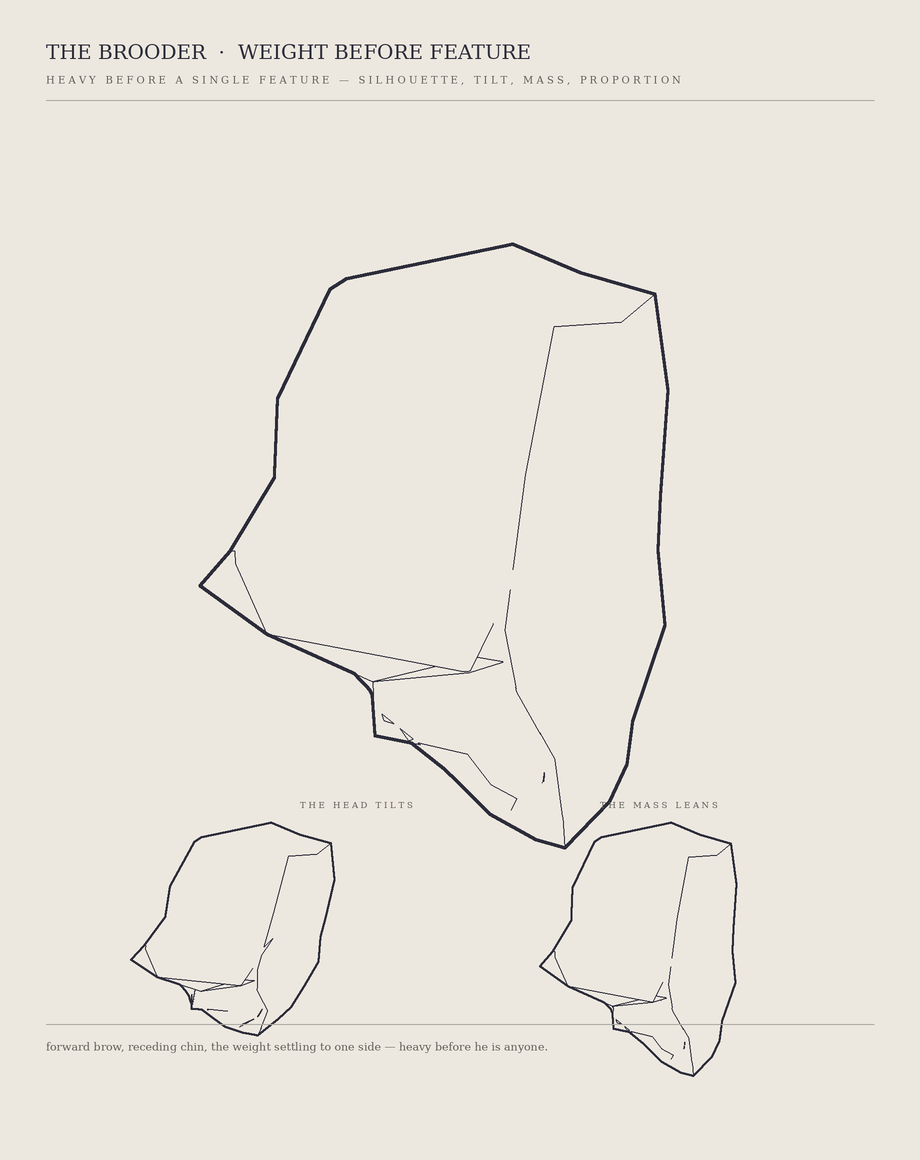

This figure's Python source:
"""
THE BROODER · WEIGHT BEFORE FEATURE  (Sketch 101, 2026-05-30)
Professor: "The head tilts; the person doesn't. The geometry says '/', the psychology doesn't
yet. This is where visual gravity enters — not construction, not anatomy, not proportion.
WEIGHT." Assignment: one head, make it feel HEAVY before a single feature, using only
silhouette, tilt, mass distribution, proportion. Two of his structural notes folded in:
 - DIFFERENT ARCHITECTURE, not bigger knobs: the brooder's organizing principle is a
   FORWARD-PROJECTING BROW MASS over a RECEDING LOWER FACE (heavy front-top, weak chin).
 - the model is SYMMETRIC, so weight needs DESIGN to enter: a gravitational DEFORM breaks
   symmetry — the lower mass settles and leans to one side, the heavy side sags, and the
   head hangs forward, so the MASS leans rather than the geometry merely rotating.
Still line-only, no features. The small pair at the bottom is the lesson itself: the same
skull TILTED (geometry only) vs LEANING (mass settled).
"""
import os, math
import numpy as np
from PIL import Image, ImageDraw, ImageFont

OUT="/sessions/nifty-keen-cerf/mnt/hessentials/illustration/loomis"
W,H,SS=920,1160,2
PAPER=(237,232,223); INK=(44,44,58); FAINT=(171,168,161); LABEL=(96,94,90)
CREASE=math.radians(54); FOC=380.0

def Rx(a): c,s=math.cos(a),math.sin(a); return np.array([[1,0,0],[0,c,-s],[0,s,c]])
def Ry(a): c,s=math.cos(a),math.sin(a); return np.array([[c,0,s],[0,1,0],[-s,0,c]])
def Rz(a): c,s=math.cos(a),math.sin(a); return np.array([[c,-s,0],[s,c,0],[0,0,1]])
def rad(d): return math.radians(d)
def Av(*p): return np.array(p,float)
def mir(p): return np.array((-p[0],p[1],p[2]),float)

APEX=(0,-130,-30)
RINGS=[
 (-108,42,28,0,-64,-94,52,66),(-60,58,60,2,-72,-110,58,75),(-6,74,78,10,-68,-114,60,78),
 (18,60,76,14,-60,-104,60,78),(40,64,72,12,-46,-94,64,72),(80,62,54,6,-22,-76,47,55),
 (104,54,48,10,-8,-60,40,44),(120,46,42,13,2,-46,20,22)]
BASE=(0,128,20)
def ring_verts(r):
    y,zf,zc,zs,zb,zbk,ax,wx=r
    return [Av(0,y,zf),Av(ax,y,zc),Av(wx,y,zs),Av(ax,y,zb),Av(0,y,zbk),Av(-ax,y,zb),Av(-wx,y,zs),Av(-ax,y,zc)]
V={
 'hair_c':(0,-64,64),'hair_o':(60,-52,32),
 'browC_c':(0,-5,95),'browC_r':(42,-5,89),'browC_o':(60,-2,60),
 'browU_c':(0,15,79),'browU_r':(38,15,75),'browU_o':(56,15,51),
 'skBot_r':(50,33,59),'skMedB_r':(22,35,71),
 'nRoot_c':(0,5,86),'nTip_c':(0,52,100),'nSide_r':(13,35,80),'nWing_r':(25,60,74),'nBase_c':(0,63,83),
 'zygo_r':(60,32,64),'cheekE_r':(67,30,22),'cheekL_r':(44,66,58),'mC_r':(30,82,66),
 'lipB_c':(0,94,80),'lipB_r':(22,93,70),
 'chT_c':(0,104,70),'chT_r':(18,104,60),'ch_c':(0,120,54),'ch_r':(13,118,48),
}
MASK=[
 ['hair_c','hair_o','browC_o','browC_c'],
 ['browC_c','browC_r','browU_r','browU_c'], ['browC_r','browC_o','browU_o','browU_r'],
 ['browU_c','browU_r','skMedB_r','nRoot_c'], ['browU_r','browU_o','skBot_r','skMedB_r'],
 ['nRoot_c','nTip_c','nSide_r'], ['nSide_r','nTip_c','nWing_r'], ['nTip_c','nWing_r','nBase_c'],
 ['nRoot_c','nSide_r','skMedB_r'], ['nSide_r','nWing_r','skMedB_r'],
 ['browU_o','cheekE_r','zygo_r'], ['browU_o','zygo_r','skBot_r'],
 ['skBot_r','zygo_r','cheekL_r'], ['skMedB_r','skBot_r','cheekL_r'],
 ['skMedB_r','cheekL_r','mC_r','nWing_r'], ['zygo_r','cheekE_r','cheekL_r'],
 ['nBase_c','nWing_r','mC_r','lipB_r'], ['nBase_c','lipB_r','lipB_c'],
 ['lipB_c','lipB_r','chT_r','chT_c'], ['chT_c','chT_r','ch_r','ch_c'],
 ['lipB_r','mC_r','cheekL_r','chT_r'], ['chT_r','cheekL_r','ch_r'],
]
CHIN={'chT_c','chT_r','ch_c','ch_r','lipB_c','lipB_r'}

def make_faces(ch):
    g=lambda k:ch.get(k,1.0); g0=lambda k:ch.get(k,0.0)
    cran_h,cran_w,cran_back=g('cran_h'),g('cran_w'),g('cran_back')
    face_h,jaw_w,jaw_h=g('face_h'),g('jaw_w'),g('jaw_h')
    brow,nose_len,nose_proj,cheek=g('brow'),g('nose_len'),g('nose_proj'),g('cheek')
    brow_fwd,chin_recede=g0('brow_fwd'),g0('chin_recede')
    def ty(y):
        if y<=-6: return y*cran_h
        yy=-6+(y+6)*face_h
        if y>80: yy+=(jaw_h-1.0)*(y-80)*face_h
        return yy
    def xs(y):
        if y<-6: return cran_w
        if y>60: return jaw_w
        if 25<=y<=45: return cheek
        return 1.0
    nR=ty(5)
    def warpV(name,x,y,z):
        nx=x*xs(y); ny=ty(y); nz=z
        if name.startswith('browC'): nz=z+(brow-1)*16+brow_fwd
        if name.startswith('browU'): nz=z-(brow-1)*9; ny+=(brow-1)*4
        if name in ('nTip_c','nWing_r','nBase_c','nSide_r'):
            ny=nR+(ty(y)-nR)*nose_len; nz=z+(nose_proj-1)*18
        if name in CHIN: nz=nz-chin_recede
        return (nx,ny,nz)
    def warpR(r):
        y,zf,zc,zs,zb,zbk,ax,wx=r; sc=xs(y); cb=cran_back if y<30 else 1.0
        return (ty(y),zf,zc,zs,zb*cb,zbk*cb,ax*sc,wx*sc)
    Rg=[ring_verts(warpR(r)) for r in RINGS]
    ap=Av(0,-130*cran_h,APEX[2]*cran_back); bs=Av(0,ty(128),BASE[2])
    Vw={n:Av(*warpV(n,*xyz)) for n,xyz in V.items()}
    F=[]
    for j in range(4): F.append(([ap,Rg[0][(2*j+2)%8],Rg[0][2*j+1],Rg[0][2*j]],True))
    for i in range(len(Rg)-1):
        t=Rg[i]; b=Rg[i+1]
        for j in range(8): F.append(([t[j],t[(j+1)%8],b[(j+1)%8],b[j]],True))
    for j in range(4): F.append(([bs,Rg[-1][2*j],Rg[-1][2*j+1],Rg[-1][(2*j+2)%8]],True))
    for keys in MASK:
        pts=[Vw[k] for k in keys]
        F.append((pts,False)); F.append(([mir(p) for p in reversed(pts)],False))
    return F

def gravity(LEAN,SAG,ASYM):
    """settle the lower mass: it leans to +x and sags down, the heavy (+x) side more.
    this is the DESIGN that makes the mass lean rather than the geometry only rotating."""
    def d(p):
        x,y,z=p; t=max(0.0,min(1.0,(y+110)/240.0)); t2=t*t
        x=x+LEAN*t2*60
        y=y+SAG*t2*16 + ASYM*max(0.0,x)/60.0*t*14
        return np.array((x,y,z))
    return d

def newell(poly):
    n=np.zeros(3)
    for i in range(len(poly)):
        a=poly[i]; b=poly[(i+1)%len(poly)]
        n[0]+=(a[1]-b[1])*(a[2]+b[2]); n[1]+=(a[2]-b[2])*(a[0]+b[0]); n[2]+=(a[0]-b[0])*(a[1]+b[1])
    nn=np.linalg.norm(n); return n/nn if nn>1e-9 else n
def keep_long(mask,minpix):
    coords=set(map(tuple,np.argwhere(mask))); visited=set(); out=mask.copy()
    for start in coords:
        if start in visited: continue
        stack=[start]; comp=[]; visited.add(start)
        while stack:
            y,x=stack.pop(); comp.append((y,x))
            for dy in(-1,0,1):
                for dx in(-1,0,1):
                    n=(y+dy,x+dx)
                    if n in coords and n not in visited: visited.add(n); stack.append(n)
        if len(comp)<minpix:
            for y,x in comp: out[y,x]=False
    return out

CANVAS=np.full((H*SS,W*SS,3),PAPER,float)
def raster_head(faces_src,cx,cy,sc,yaw,pitch,roll=0,foc=FOC,deform=None,minp=28,silw=1):
    Rm=Rz(rad(roll))@Ry(rad(yaw))@Rx(rad(pitch)); f=foc
    def proj(p): s=f/(f-p[2]); return (cx+p[0]*sc*s, cy+p[1]*sc*s)
    faces=[]; allx=[]; ally=[]
    for pts,cull in faces_src:
        rp=[Rm@(deform(p) if deform else p) for p in pts]; nrm=newell(rp)
        if cull and nrm[2]<=0.02: continue
        nf=nrm if nrm[2]>=0 else -nrm
        sxy=[proj(p) for p in rp]; sx=[q[0] for q in sxy]; sy=[q[1] for q in sxy]
        allx+=sx; ally+=sy; faces.append((rp,nf,sx,sy))
    if not faces: return
    pad=4
    x0=max(0,int(min(allx))-pad); y0=max(0,int(min(ally))-pad)
    x1=min(W*SS,int(max(allx))+pad); y1=min(H*SS,int(max(ally))+pad)
    tw,th=x1-x0,y1-y0
    if tw<=0 or th<=0: return
    zbuf=np.full((th,tw),-1e18); fid=np.full((th,tw),-1,int)
    lx=np.arange(tw)[None,:]+x0; ly=np.arange(th)[:,None]+y0
    U=(lx-cx)/(sc*f); Vv=(ly-cy)/(sc*f)
    for k,(rp,nrm,sx,sy) in enumerate(faces):
        m=Image.new('L',(tw,th),0)
        ImageDraw.Draw(m).polygon([(sx[i]-x0,sy[i]-y0) for i in range(len(sx))],fill=255)
        mask=np.asarray(m)>0
        if not mask.any(): continue
        a,b,c=nrm; d=float(np.dot(nrm,rp[0]))
        G=a*U+b*Vv; den=np.where(np.abs(c-G)<1e-6,1e-6,c-G); z=(d-G*f)/den
        upd=mask&(z>zbuf); zbuf[upd]=z[upd]; fid[upd]=k
    fn=np.array([fc[1] for fc in faces]); fnrm=fn[np.clip(fid,0,len(faces)-1)]
    ct=math.cos(CREASE); e_int=np.zeros((th,tw),bool); e_sil=np.zeros((th,tw),bool)
    def mark(aF,bF,aN,bN,s0,s1):
        diff=aF!=bF; bg=(aF<0)|(bF<0); dot=np.sum(aN*bN,axis=-1)
        sil=diff&bg; inr=diff&(~bg)&(dot<ct)
        e_sil[s0]|=sil; e_sil[s1]|=sil; e_int[s0]|=inr; e_int[s1]|=inr
    mark(fid[:, :-1],fid[:,1:],fnrm[:, :-1],fnrm[:,1:],np.s_[:, :-1],np.s_[:,1:])
    mark(fid[:-1,:],fid[1:,:],fnrm[:-1,:],fnrm[1:,:],np.s_[:-1,:],np.s_[1:,:])
    e_int=keep_long(e_int,minp)
    s=e_sil.copy()
    for _ in range(silw):
        s[:, :-1]|=s[:,1:]; s[:,1:]|=s[:, :-1]; s[:-1,:]|=s[1:,:]; s[1:,:]|=s[:-1,:]
    reg=CANVAS[y0:y1,x0:x1]; reg[e_int]=np.array(INK,float); reg[s]=np.array(INK,float)

# --- the brooder: architecture (forward brow, receding lower face) ---
BROODER=dict(cran_h=0.90,cran_w=1.08,cran_back=1.16,face_h=0.97,jaw_w=1.16,jaw_h=0.84,
             brow=1.8,nose_len=1.0,nose_proj=1.02,cheek=1.10,brow_fwd=30,chin_recede=20)
FB=make_faces(BROODER)
G=gravity(LEAN=1.05,SAG=0.85,ASYM=1.1)

# big head — dropped forward under its own weight, mass settling to one side
raster_head(FB, 462*SS,500*SS, 2.05*SS, yaw=-30,pitch=-28,roll=17, deform=G, minp=28, silw=2)
# the lesson, small: TILTED (geometry only) vs LEANING (mass settled)
raster_head(FB, 250*SS,930*SS, 0.86*SS, yaw=-30,pitch=-28,roll=17, deform=None, minp=22, silw=1)
raster_head(FB, 650*SS,930*SS, 0.86*SS, yaw=-30,pitch=-28,roll=17, deform=G,    minp=22, silw=1)

img=Image.fromarray(np.clip(CANVAS,0,255).astype(np.uint8)); D=ImageDraw.Draw(img)
def font(px,bold=False):
    p='/usr/share/fonts/truetype/dejavu/DejaVuSerif.ttf'
    try: return ImageFont.truetype(p,int(px*SS))
    except: return ImageFont.load_default()
F_TTL=font(20); F_SM=font(8.5); F_IT=font(11); F_CAP=font(10)
def caps(s): return ' '.join(s.upper())
D.text((46*SS,40*SS),'THE BROODER  ·  WEIGHT BEFORE FEATURE',fill=INK,font=F_TTL)
D.text((46*SS,74*SS),caps('heavy before a single feature — silhouette, tilt, mass, proportion'),fill=LABEL,font=F_CAP)
D.line([(46*SS,100*SS),(874*SS,100*SS)],fill=FAINT,width=max(1,int(1*SS)))
D.text((300*SS,800*SS),caps('the head tilts'),fill=LABEL,font=F_SM)
D.text((600*SS,800*SS),caps('the mass leans'),fill=LABEL,font=F_SM)
D.line([(46*SS,1024*SS),(874*SS,1024*SS)],fill=FAINT,width=max(1,int(1*SS)))
D.text((46*SS,1040*SS),'forward brow, receding chin, the weight settling to one side — heavy before he is anyone.',
       fill=LABEL,font=F_IT)
out=img.resize((W,H),Image.LANCZOS); os.makedirs(OUT,exist_ok=True)
out.save(f'{OUT}/the_brooder.png'); print('done',out.size)
